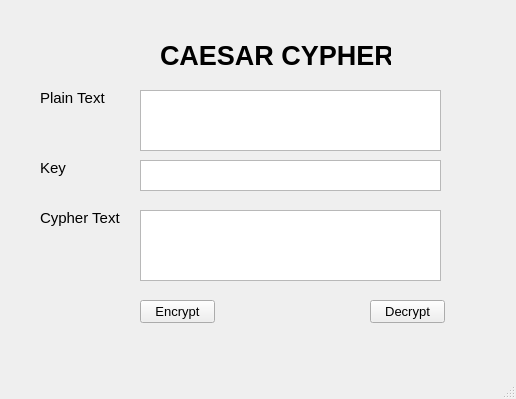
<?xml version="1.0" encoding="UTF-8"?>
<ui version="4.0">
 <class>MainWindow</class>
 <widget class="QMainWindow" name="MainWindow">
  <property name="geometry">
   <rect>
    <x>0</x>
    <y>0</y>
    <width>516</width>
    <height>399</height>
   </rect>
  </property>
  <property name="windowTitle">
   <string>MainWindow</string>
  </property>
  <widget class="QWidget" name="centralwidget">
   <widget class="QLabel" name="label">
    <property name="geometry">
     <rect>
      <x>160</x>
      <y>30</y>
      <width>231</width>
      <height>51</height>
     </rect>
    </property>
    <property name="font">
     <font>
      <pointsize>20</pointsize>
      <weight>75</weight>
      <bold>true</bold>
     </font>
    </property>
    <property name="text">
     <string>CAESAR CYPHER</string>
    </property>
   </widget>
   <widget class="QLabel" name="label_2">
    <property name="geometry">
     <rect>
      <x>40</x>
      <y>90</y>
      <width>71</width>
      <height>16</height>
     </rect>
    </property>
    <property name="font">
     <font>
      <pointsize>11</pointsize>
     </font>
    </property>
    <property name="text">
     <string>Plain Text</string>
    </property>
   </widget>
   <widget class="QLabel" name="label_3">
    <property name="geometry">
     <rect>
      <x>40</x>
      <y>210</y>
      <width>91</width>
      <height>16</height>
     </rect>
    </property>
    <property name="font">
     <font>
      <pointsize>11</pointsize>
     </font>
    </property>
    <property name="text">
     <string>Cypher Text</string>
    </property>
   </widget>
   <widget class="QPushButton" name="pbtn_Encrypt">
    <property name="geometry">
     <rect>
      <x>140</x>
      <y>300</y>
      <width>75</width>
      <height>23</height>
     </rect>
    </property>
    <property name="font">
     <font>
      <pointsize>10</pointsize>
     </font>
    </property>
    <property name="text">
     <string>Encrypt</string>
    </property>
   </widget>
   <widget class="QPushButton" name="pbtn_Decrypt">
    <property name="geometry">
     <rect>
      <x>370</x>
      <y>300</y>
      <width>75</width>
      <height>23</height>
     </rect>
    </property>
    <property name="font">
     <font>
      <pointsize>10</pointsize>
     </font>
    </property>
    <property name="text">
     <string>Decrypt</string>
    </property>
   </widget>
   <widget class="QLabel" name="label_4">
    <property name="geometry">
     <rect>
      <x>40</x>
      <y>160</y>
      <width>91</width>
      <height>16</height>
     </rect>
    </property>
    <property name="font">
     <font>
      <pointsize>11</pointsize>
     </font>
    </property>
    <property name="text">
     <string>Key</string>
    </property>
   </widget>
   <widget class="QPlainTextEdit" name="ptxt_Key">
    <property name="geometry">
     <rect>
      <x>140</x>
      <y>160</y>
      <width>301</width>
      <height>31</height>
     </rect>
    </property>
   </widget>
   <widget class="QTextEdit" name="txt_PlainText">
    <property name="geometry">
     <rect>
      <x>140</x>
      <y>90</y>
      <width>301</width>
      <height>61</height>
     </rect>
    </property>
   </widget>
   <widget class="QTextEdit" name="txt_CipherText">
    <property name="geometry">
     <rect>
      <x>140</x>
      <y>210</y>
      <width>301</width>
      <height>71</height>
     </rect>
    </property>
   </widget>
  </widget>
  <widget class="QMenuBar" name="menubar">
   <property name="geometry">
    <rect>
     <x>0</x>
     <y>0</y>
     <width>516</width>
     <height>21</height>
    </rect>
   </property>
  </widget>
  <widget class="QStatusBar" name="statusbar"/>
 </widget>
 <resources/>
 <connections/>
</ui>
